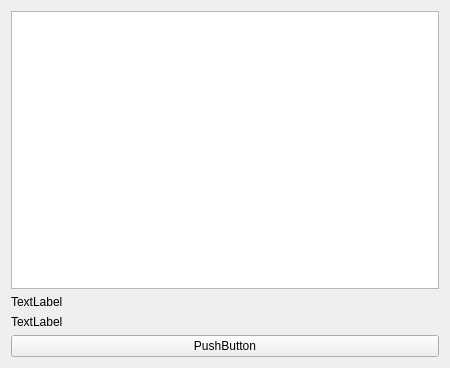
<?xml version="1.0" encoding="UTF-8"?>
<ui version="4.0">
 <class>Form</class>
 <widget class="QWidget" name="Form">
  <property name="geometry">
   <rect>
    <x>0</x>
    <y>0</y>
    <width>450</width>
    <height>368</height>
   </rect>
  </property>
  <property name="windowTitle">
   <string>Form</string>
  </property>
  <layout class="QHBoxLayout" name="horizontalLayout">
   <item>
    <layout class="QVBoxLayout" name="verticalLayout">
     <item>
      <widget class="QPlainTextEdit" name="plainTextEdit"/>
     </item>
     <item>
      <widget class="QLabel" name="label_2">
       <property name="text">
        <string>TextLabel</string>
       </property>
      </widget>
     </item>
     <item>
      <widget class="QLabel" name="label">
       <property name="text">
        <string>TextLabel</string>
       </property>
      </widget>
     </item>
     <item>
      <widget class="QPushButton" name="pushButton">
       <property name="text">
        <string>PushButton</string>
       </property>
      </widget>
     </item>
    </layout>
   </item>
  </layout>
 </widget>
 <resources/>
 <connections/>
</ui>
